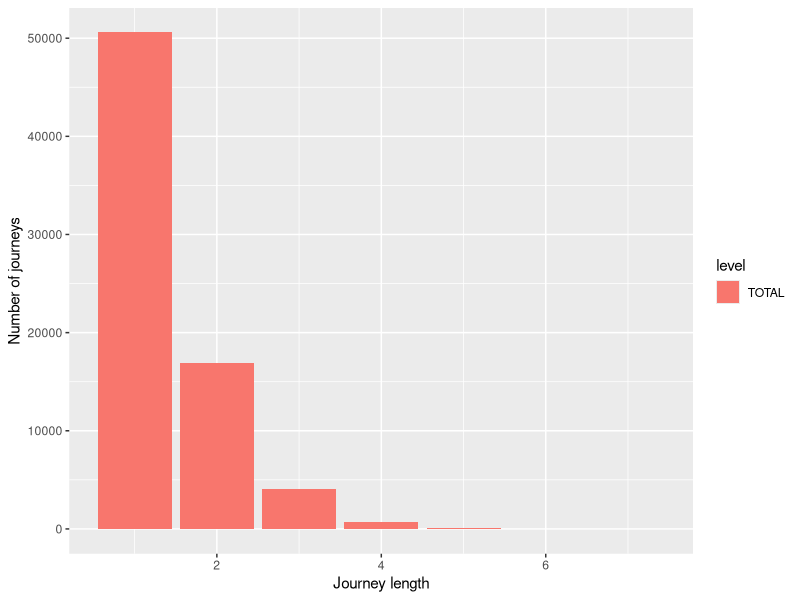

Reproduce this figure in R.
#Author: Linh Dinh 

########################################INSTALLING AND LOADING PACKAGES########################################
#install.packages("dplyr")
#install.packages("caret")

library(dplyr)
library(caret)

########################################CREATING PSEUDO SESSION DATA########################################
set.seed(123)
sample_size = 100000
visitorID = sample(100000:200000, sample_size, replace=T)
visitorID_count = length(unique(visitorID))
rand_datetime <- function(N, st="2018-10-01", et="2018-11-30") {
  st <- as.POSIXct(as.Date(st))
  et <- as.POSIXct(as.Date(et))
  dt <- as.numeric(difftime(et,st,unit="secs"))
  ev <- runif(N, 0, dt)
  rt <- st + ev
  return(rt)
}
visitStartTime = rand_datetime(sample_size)
conversion_count = sample(c(0, 1, 2, 3, 4), size = sample_size, 
                          replace = TRUE, prob = c(0.750, 0.150, 0.065, 0.025, 0.010))
channel = sample(c("OS", "BPS", "GPS", "Direct", "Display", "Email", "Social", "Referral", "Other"), 
                 size = sample_size, replace = TRUE, 
                 prob = c(0.28, 0.20, 0.13, 0.12, 0.06, 0.07, 0.02, 0.05, 0.07))
#"OS" = "Organic Search; "BPS" = "Branded Paid Search"; "GPS" = "Generic Paid Search"

data_session = data.frame(fullVisitorId = visitorID, visitStartTime = visitStartTime, 
                          conversion_count = conversion_count, channelGroup = channel)

########################################DATA CLEANING########################################
df_data = data_session %>% 
  mutate(visitDate = as.Date(as.POSIXct(visitStartTime, "CET"))) %>% 
  group_by(fullVisitorId) %>% 
  arrange(visitStartTime) %>% 
  mutate(date_interval = as.numeric(visitDate-lag(visitDate))) %>% 
  ungroup()
df_data$date_interval[is.na(df_data$date_interval)] = 0

all_channels = unique(df_data$channelGroup)
number_channels = length(all_channels)
number_visitors = length(unique(df_data$fullVisitorId))
number_sessions = length(df_data$fullVisitorId)

get_path_no = function(x,y) {
  newx = ifelse(x>0,1,0)
  pathID = cumsum(newx)
  for (i in 1:length(newx)) {
    if(newx[i] == 0 || y[i] > 30 && !(newx[i] == 1 && y[i] > 30)) {pathID[i] = pathID[i] + 1}
  }
  return(pathID)
}

df_data_TOTAL = df_data %>% group_by(fullVisitorId) %>% 
  filter(!(is.null(channelGroup))) %>%
  mutate(path_no = get_path_no(conversion_count,date_interval), total_conversion = conversion_count) %>% 
  ungroup()

get_journey_data = function(data_ss) {
  journey_data = data_ss %>% group_by(fullVisitorId, path_no) %>% 
    summarise(journey = paste(channelGroup, collapse = " > "), journey_len= n(), conv = sum(total_conversion), 
              is_conv = 1-as.integer(all(total_conversion==0)), conv_null = as.integer(all(total_conversion==0))) %>%
    ungroup() 
  return(journey_data)
}

df_path_TOTAL = get_journey_data(df_data_TOTAL) 

### Stratified K-fold Cross Validation ###
### Function to create fold ID for K-fold CV
kfold_num = 10
Kfolds = function(data, num_fold = kfold_num){
  folds = createFolds(factor(data$is_conv), k = num_fold, list = FALSE)
  data$fold = folds
  return(data)
}

df_path_fold = Kfolds(df_path_TOTAL, num_fold = kfold_num)

### Function to create plot of ROC (False Positive Rate vs True Positive Rate)
plot_kfold_roc = function(fpr_list, tpr_list, kfold = kfold_num, type) {
  df_plot = NULL
  for (i in 1:kfold) {
    df_temp = data.frame(fpr = fpr_list[[i]], tpr = tpr_list[[i]], fold=rep(i:i, each=length(fpr_list[[i]]))) 
    df_plot <- rbind(df_plot,df_temp)
  }
  #plot ROC for all k-fold
  ggplot(df_plot,aes(x = fpr, y = tpr, group = fold, colour = factor(fold))) + 
    geom_line() + 
    labs(x = "False Positive Rate" , y = "True Positive Rate") +
    ggtitle(paste("ROC of", type, "attribution")) 
}

########################################DATA STATISTICS########################################
##### Channel statistics in the session data #####
df_channel_stat = df_data %>% 
  group_by(channelGroup) %>% 
  summarise(count = n(), count_conv = sum(ifelse(conversion_count > 0, 1, 0))) %>% 
  ungroup()
df_channel_stat$total_sessions = number_sessions
df_channel_stat$total_conv_sessions = sum(df_channel_stat$count_conv)
df_channel_stat = df_channel_stat %>% 
  mutate(share_sessions = count/total_sessions, share_conv_sessions = count_conv/total_conv_sessions, freq_conv = count_conv/count) %>% 
  select(-c(total_sessions, total_conv_sessions))

##### Channel statistics in the session data #####
number_journeys = length(df_path_TOTAL$journey)
number_journeys
df_path_TOTAL %>% group_by(journey_len) %>% filter(journey_len == 1) %>% count() %>% ungroup()
df_count_test = df_path_TOTAL %>% 
  group_by(journey_len) %>% filter(journey_len > 1) %>%
  count() %>% ungroup() 
sum(df_count_test$n)
df_count = df_path_TOTAL %>% 
  group_by(journey_len) %>% #filter(journey_len > 1) %>%
  count() %>% ungroup()
max(df_count$journey_len)
avg_len = sum(df_count$n*df_count$journey_len)/number_journeys
avg_len
number_conversion = sum(df_path_TOTAL$conv)
number_conversion
conv_rate_journey = number_conversion/number_journeys
conv_rate_journey

##### Graph: The number of journeys of the length from 1 to 10 #####
df_count_TOTAL = df_path_TOTAL %>% group_by(journey_len) %>% count() %>% filter(journey_len < 11) %>%
  rename(count_TOTAL = n) %>% 
  ungroup()
journey_length = df_count_TOTAL$journey_len
values = c(df_count_TOTAL$count_TOTAL)
level = c(rep("TOTAL", length(journey_length)))
df_count <- data.frame(journey_length, values, level)
ggplot(data = df_count, aes(journey_length, values)) + 
  geom_bar(stat = "identity", aes(fill = level), position = "dodge") + 
  xlab("Journey length") + ylab("Number of journeys") + scale_x_continuous(breaks=seq(0, 10, 2)) 